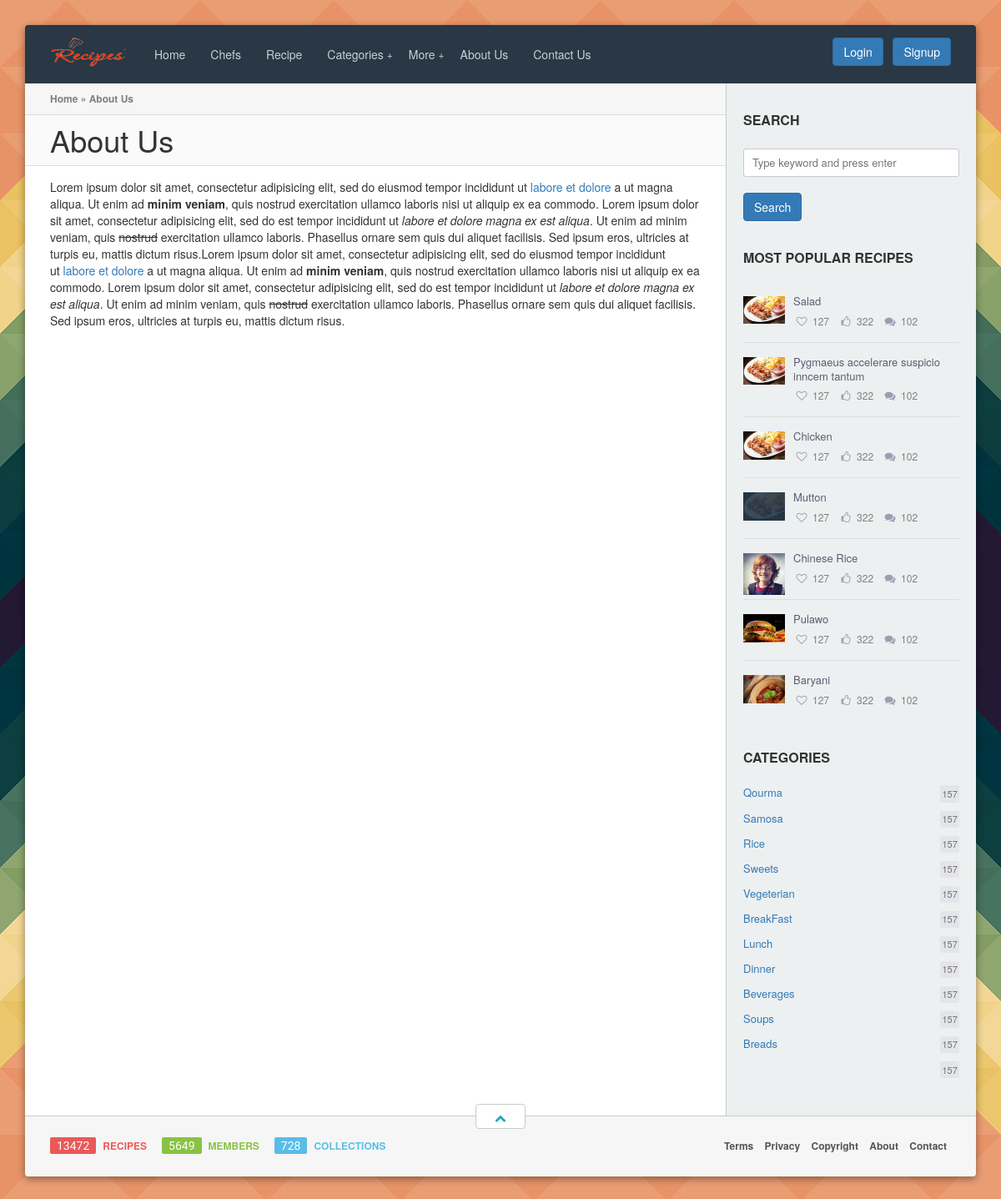
/about_us.php, run on the app's committed database.
### tables this page shows
CREATE TABLE IF NOT EXISTS `dishes` (
  `dish_id` int(11) NOT NULL AUTO_INCREMENT,
  `dish_name` varchar(255) NOT NULL,
  `dish_ingred` longtext NOT NULL,
  `dish_direction` longtext NOT NULL,
  `dish_detail` longtext NOT NULL,
  `cat_id` int(11) NOT NULL,
  `chef_id` int(11) NOT NULL,
  `dish_photo` varchar(255) NOT NULL,
  `country_name` varchar(255) NOT NULL,
  PRIMARY KEY (`dish_id`)
);

CREATE TABLE IF NOT EXISTS `categories` (
  `cat_id` int(11) NOT NULL AUTO_INCREMENT,
  `cat_name` varchar(100) NOT NULL,
  `country_name` varchar(255) NOT NULL,
  PRIMARY KEY (`cat_id`)
);

CREATE TABLE IF NOT EXISTS `about_us` (
  `id` int(11) NOT NULL AUTO_INCREMENT,
  `about` longtext NOT NULL,
  PRIMARY KEY (`id`)
);

### about_us.php (the view, shortened to what this page needs)
<!DOCTYPE html>
<html lang="en">
<head>
	<?php include "includes/meta.php"; ?>
</head>
<body>
<section id="rw-layout" class="rw-layout">
<?php include "includes/header.php"; ?>
<div class="rw-section rw-container right-sidebar">
	<div class="rw-inner clearfix">
<?php include "includes/sidebar.php"; ?>
		<div class="rw-column rw-content">
			<div class="rw-row page-breadcrumb">
				<a href="#">Home</a> &raquo; <span>About Us</span>
			</div>
			<div class="rw-row page-title">
				<h1>About Us</h1>
				<?php
							$query="SELECT * FROM `about_us` " ;
							$result=mysql_query($query);
								$data=mysql_fetch_array($result);
								if($data){
									$about=$data['about'];
								}
							?>
			</div>
			<div class="rw-row">
			<?php echo $about; ?>
			</div>
		</div>
	</div>
</div>
<?php include "includes/footer.php"; ?>
</section>
</body>
</html>

### includes/sidebar.php (shortened to what this page needs)
<div class="rw-column rw-sidebar">
	<div class="the-sidebar">
		<aside class="widget widget-search">
			<div class="widget-title"><h3>Search</h3></div>
			<form method="get" class="search-form" action="">
				<input type="text" class="search-field fullwidth" name="dish_name" placeholder="Type keyword and press enter" value="">
				<button type="submit" class="btn btn-primary" name="submit">Search</button>
			</form>
		</aside>
		<aside class="widget widget-posts">
			<div class="widget-title"><h3>Most popular recipes</h3></div>
			<div class="widget-posts-list">
<?php
$query=mysql_query("SELECT * FROM `dishes` order by dish_id DESC ");
do{
	$data=mysql_fetch_array($query);
	if($data){
	$dish_name=$data['dish_name'];
	$dish_id=$data['dish_id'];
	$dish_photo=$data['dish_photo'];
?>
				<div class="post">
					<div class="entry-photo">
						<img src="admin/<?php echo $dish_photo; ?>" alt="" />
					</div>
					<div class="entry-title">
						<a href="view_recipe.php?dish_id=<?php echo $dish_id; ?>"><?php echo $dish_name; ?></a>
					</div>
					<div class="entry-controls minimal">
						<a href="#" class="control entry-to-favorites" title="Add to favorites"> <i class="fa fa-heart-o"></i> </a><span class="control-tip">127</span>
						<a href="#" class="control entry-like" title="I like this!"> <i class="fa fa-thumbs-o-up"></i> </a> <span class="control-tip">322</span>
						<a href="#" class="control entry-comments" title="Comments"> <i class="fa fa-comments"></i> </a> <span class="control-tip">102</span>
					</div>
				</div>
	<?php }} while ($data);?>
			</div>
		</aside>
		<aside class="widget widget-categories">
			<div class="widget-title"><h3>Categories</h3></div>
	<?php
	$query=mysql_query("SELECT * FROM `categories`");
	while($row=mysql_fetch_array($query)){
	?>
			<ul>
				<li><a href="#"><?php echo $row['cat_name']; ?> <span class="mark light-gray">157</span></a></li>
			</ul>
	<?php } ?>
		</aside>
	</div>
</div>

### data on the page
dishes: dish_photo (picture), dish_name "Salad"
dishes: dish_photo (picture), dish_name "Pygmaeus accelerare suspicio inncem tantum"
dishes: dish_photo (picture), dish_name "Chicken"
dishes: dish_photo (picture), dish_name "Mutton"
dishes: dish_photo (picture), dish_name "Chinese Rice"
dishes: dish_photo (picture), dish_name "Pulawo"
dishes: dish_photo (picture), dish_name "Baryani"
categories: cat_name "Qourma"
categories: cat_name "Samosa"
categories: cat_name "Rice"
categories: cat_name "Sweets"
categories: cat_name "Vegeterian"
categories: cat_name "BreakFast"
categories: cat_name "Lunch"
categories: cat_name "Dinner"
categories: cat_name "Beverages"
categories: cat_name "Soups"
categories: cat_name "Breads"
about_us: about "Lorem ipsum dolor sit amet, consectetur adipisicing elit, sed do eiusmod tempor incididunt ut labore et dolore a ut magna aliqua. Ut enim ad minim veniam , quis nostrud exercitation ullamco laboris nisi ut aliquip ex ea commodo. Lorem ipsum dolor sit amet, consectetur adipisicing elit, sed do est tempor incididunt ut labore et dolore magna ex est aliqua . Ut enim ad minim veniam, quis nostrud exercitation ullamco laboris. Phasellus ornare sem quis dui aliquet facilisis. Sed ipsum eros, ultricies at turpis eu, mattis dictum risus.Lorem ipsum dolor sit amet, consectetur adipisicing elit, sed do eiusmod tempor incididunt ut labore et dolore a ut magna aliqua. Ut enim ad minim veniam , quis…"
